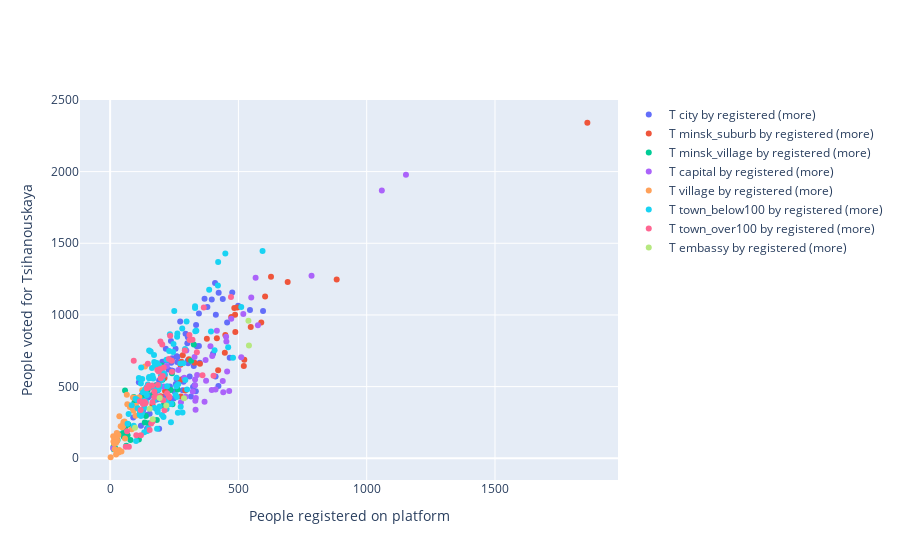

Notebook source saved alongside this figure:
### Code cell
draw_chart('tihanovkaja', 'registered', 'People registered on platform')
